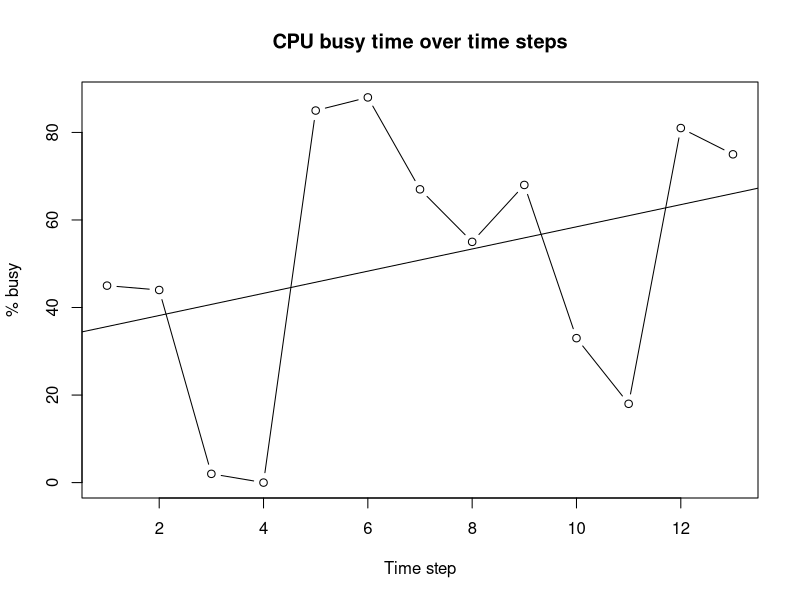

Reproduce this figure in R.
cpu <- c(55,56,98,100,15,12,33,45,32,67,82,19,25)

summary(cpu)
cpu_usage <- 100 -cpu
#png("BUSY.png")
plot(cpu_usage, type="b", main="CPU busy time over time steps", xlab="Time step", ylab="% busy")



x <- c(rep(1:13))

y <- lm(cpu_usage ~ x)

abline(y)

#dev.off()
